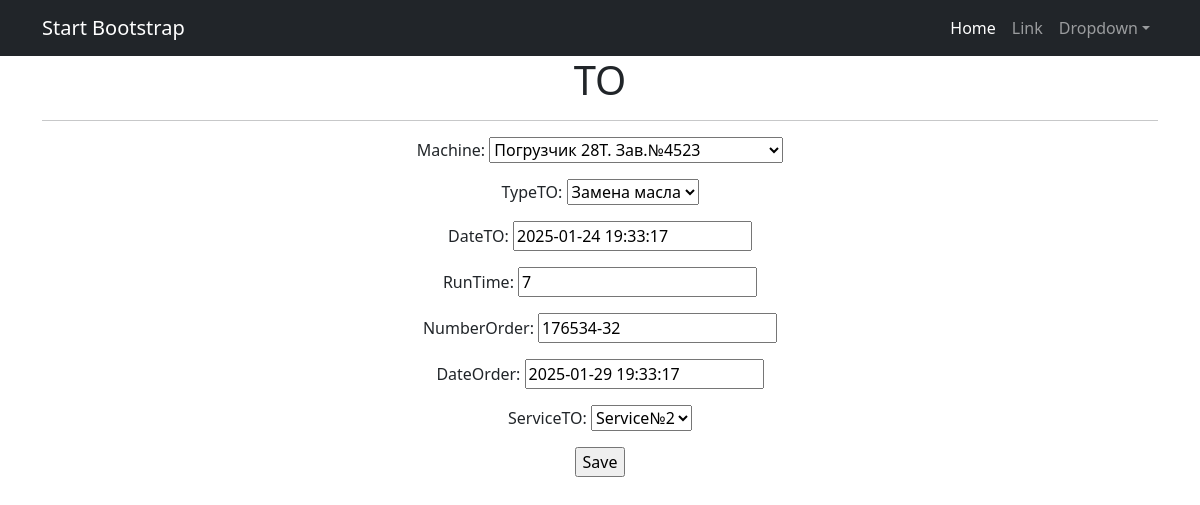
Screenshot of /TO/1/edit (signed in) with the database file from the repository.
### serviceBook/models.py (models this page shows, shortened)
class TO(models.Model):
    machine = models.ForeignKey(
        Machine,
        on_delete=models.CASCADE,
    )
    typeTO = models.ForeignKey(
        Manual,
        limit_choices_to={'nameClass': 'TTO'},
        on_delete=models.CASCADE,
        related_name='typeTO')
    dateTO = models.DateTimeField(default=datetime.today)
    runTime = models.IntegerField(default=0)
    numberOrder = models.CharField(max_length=50, default=1)
    dateOrder = models.DateTimeField(default=datetime.today)
    serviceTO = models.ForeignKey(Service, on_delete=models.CASCADE, related_name='serviceTO', default=1)

### serviceBook/views.py (the view)
# urls.py: path('TO/<int:pk>/edit', TOUpdate.as_view(), name='TO_update'),
class TOUpdate(PermissionRequiredMixin, UpdateView):
    permission_required = ('serviceBook.change_to',)
    form_class = TOForm
    model = TO
    template_name = 'TO_edit.html'

### serviceBook/forms.py
class TOForm(forms.ModelForm):
    class Meta:
        model = TO
        fields = [
            'machine',
            'typeTO',
            'dateTO',
            'runTime',
            'numberOrder',
            'dateOrder',
            'serviceTO',
        ]

### serviceBook/models.py (called while the page is built)
    def __str__(self):
        return f'{self.name}'

    def __str__(self):
        return f'{self.name}'

    def __str__(self):
        return f'{self.modelMachine}. Зав.№{self.zavNumberMachine}'

### templates/TO_edit.html (shortened to what this page needs)
{% extends 'flatpages/default.html' %}
{% block content %}
<h1>TO</h1>
<hr>
<form action="" method="post">
    {{ form.as_p }}
    <input type="submit" value=Save />
</form>
{% endblock content %}

### rows the page displays
TO: machine "Погрузчик 28T. Зав.№4523", typeTO "Замена масла", dateTO "2025-01-24 19:33:17", runTime "7", numberOrder "176534-32", dateOrder "2025-01-29 19:33:17", serviceTO "Service№2"
